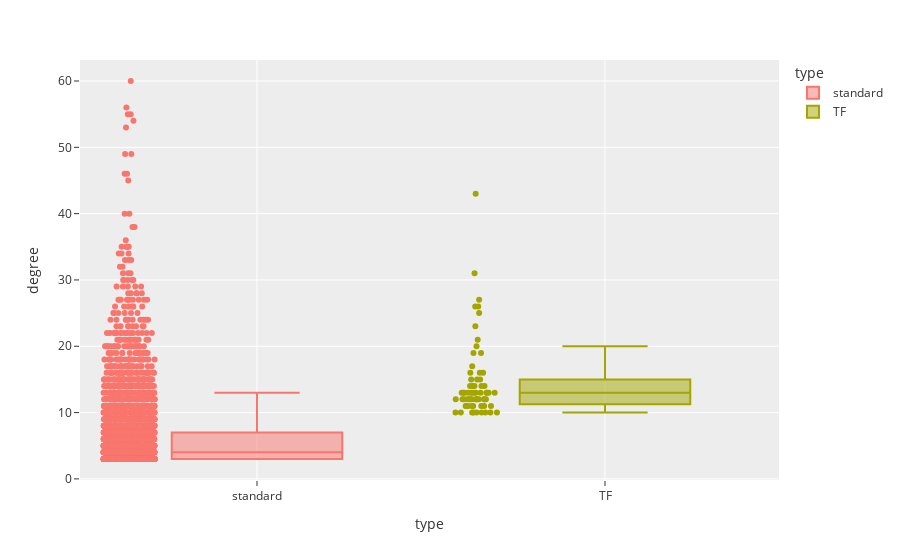

The cell this chart's notebook holds for it:
### Code cell
px.box(nodes_df, y='degree', x='type', color='type', points='all')

### Figure 1 — Plotly figure (JSON) as saved in the notebook; plotly's stock layout.template omitted (floating-point values rounded to 4 significant figures; data arrays with more than 128 entries replaced by an {"elided": "..."} marker saying what was removed)
{"data": [{"alignmentgroup": "True", "boxpoints": "all", "hovertemplate": "type=%{x}<br>degree=%{y}<extra></extra>", "legendgroup": "standard", "marker": {"color": "#F8766D"}, "name": "standard", "notched": false, "offsetgroup": "standard", "orientation": "v", "showlegend": true, "type": "box", "x": {"elided": "4933 str values"}, "x0": " ", "xaxis": "x", "y": {"elided": "4933 int values"}, "y0": " ", "yaxis": "y"}, {"alignmentgroup": "True", "boxpoints": "all", "hovertemplate": "type=%{x}<br>degree=%{y}<extra></extra>", "legendgroup": "TF", "marker": {"color": "#A3A500"}, "name": "TF", "notched": false, "offsetgroup": "TF", "orientation": "v", "showlegend": true, "type": "box", "x": ["TF", "TF", "TF", "TF", "TF", "TF", "TF", "TF", "TF", "TF", "TF", "TF", "TF", "TF", "TF", "TF", "TF", "TF", "TF", "TF", "TF", "TF", "TF", "TF", "TF", "TF", "TF", "TF", "TF", "TF", "TF", "TF", "TF", "TF", "TF", "TF", "TF", "TF", "TF", "TF", "TF", "TF", "TF", "TF", "TF", "TF", "TF", "TF", "TF", "TF", "TF", "TF", "TF", "TF", "TF", "TF", "TF", "TF", "TF", "TF", "TF", "TF", "TF", "TF", "TF", "TF", "TF"], "x0": " ", "xaxis": "x", "y": [13, 19, 12, 31, 43, 13, 25, 13, 11, 26, 23, 13, 27, 17, 13, 21, 16, 14, 10, 12, 12, 16, 10, 13, 12, 19, 13, 16, 13, 15, 12, 13, 10, 20, 11, 12, 12, 12, 13, 12, 13, 14, 10, 11, 10, 12, 15, 11, 15, 14, 26, 10, 14, 12, 12, 12, 11, 11, 10, 13, 12, 11, 10, 10, 13, 14, 11], "y0": " ", "yaxis": "y"}], "layout": {"boxmode": "overlay", "legend": {"title": {"text": "type"}, "tracegroupgap": 0}, "margin": {"t": 60}, "xaxis": {"anchor": "y", "categoryarray": ["standard", "TF"], "categoryorder": "array", "domain": [0, 1], "title": {"text": "type"}}, "yaxis": {"anchor": "x", "domain": [0, 1], "title": {"text": "degree"}}}}
